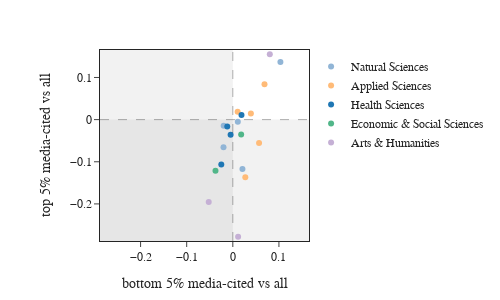

Write notebook code for a chart like this one.
### Code cell
# Create a bar chart
fig = go.Figure()

for i, domain in enumerate(domains):
    try:
        t = df.query("domain == @domain")
        fig.add_trace(
            go.Scatter(
                x=t["fem_bot"],
                y=t["fem_top"],
                text=t["subdomain"],
                mode="markers",
                marker=dict(
                    color=domain_colors[domain]
                ),  # , size= (t['number'] /50) ** 0.5
                hoverinfo="x+y+text",
                name=domain,
                showlegend=True,
            )
        )
    except:
        pass

# Customize layout
fig.update_layout(
    template="simple_white",
    font=dict(size=12, family="Arial"),
    height=300,
    width=500,
    margin=dict(l=100, r=100, t=50, b=20),
    legend=dict(
        x=1.01,
        y=0.99,
        bgcolor="rgba(255, 255, 255, 0.5)",
    ),
)

#Diff. in % women corresponding authors<br>(
fig.update_xaxes(
    title=r"bottom 5% media-cited vs all",
    mirror=True,
)
fig.update_yaxes(
    title=r"top 5% media-cited vs all",
    mirror=True,
)

# use same range for both axes
max_val = max(df["fem_top"].max(), df["fem_bot"].max())
min_val = min(df["fem_top"].min(), df["fem_bot"].min())
fig.update_xaxes(range=[min_val - 0.01, max_val + 0.01], dtick=0.1)
fig.update_yaxes(range=[min_val - 0.01, max_val + 0.01], dtick=0.1)

# add reference line
fig.add_vline(x=0, line_width=1, line_dash="dash", line_color="black")
fig.add_hline(y=0, line_width=1, line_dash="dash", line_color="black")

# add gray shading for negative values
fig.add_shape(
    type="rect",
    xref="x",
    yref="paper",
    x0=0,
    y0=0,
    x1=min_val - 0.01,
    y1=1,
    fillcolor="gray",
    opacity=0.1,
    layer="below",
    line_width=0,
)

# add gray shading for negative values
fig.add_shape(
    type="rect",
    xref="x",
    yref="y",
    x0=min_val - 0.01,
    y0=min_val - 0.01,
    x1=max_val + 0.01,
    y1=0,
    fillcolor="gray",
    opacity=0.1,
    layer="below",
    line_width=0,
)

# Show the plot
fig.show()
fig.write_image("figures/raw_count_top_bottom.svg")

### Figure 1 — Plotly figure (JSON) as saved in the notebook; plotly's stock layout.template omitted (floating-point values rounded to 4 significant figures)
{"data": [{"hoverinfo": "x+y+text", "marker": {"color": "rgb(145,181,214)"}, "mode": "markers", "name": "Natural Sciences", "showlegend": true, "text": ["Biology", "Chemistry", "Earth & Env Sciences", "Math & Stat", "Physics & Astronomy"], "type": "scatter", "x": [-0.0202, -0.0198, 0.0209, 0.1032, 0.0108], "y": [-0.0658, -0.0143, -0.1169, 0.1367, -0.0052]}, {"hoverinfo": "x+y+text", "marker": {"color": "rgb(255,187,120)"}, "mode": "markers", "name": "Applied Sciences", "showlegend": true, "text": ["Agri, Fish & Forestry", "Built Env & Design", "Enab & Strategic Tech", "Engineering", "Info & Com Tech"], "type": "scatter", "x": [0.0687, 0.0271, 0.0104, 0.0392, 0.05691], "y": [0.08398, -0.1369, 0.0184, 0.0148, -0.05569]}, {"hoverinfo": "x+y+text", "marker": {"color": "rgb(31,119,180)"}, "mode": "markers", "name": "Health Sciences", "showlegend": true, "text": ["Biomedical Research", "Clinical Medicine", "Psych & Cog Sciences", "Public Health & Services"], "type": "scatter", "x": [-0.012, 0.01882, -0.0048, -0.025], "y": [-0.0165, 0.01082, -0.0358, -0.1067]}, {"hoverinfo": "x+y+text", "marker": {"color": "rgb(81,182,137)"}, "mode": "markers", "name": "Economic & Social Sciences", "showlegend": true, "text": ["Econ & Business", "Social Sciences"], "type": "scatter", "x": [0.0181, -0.03757], "y": [-0.0355, -0.1213]}, {"hoverinfo": "x+y+text", "marker": {"color": "rgb(197,176,213)"}, "mode": "markers", "name": "Arts & Humanities", "showlegend": true, "text": ["Com & Text Studies", "Historical Studies", "Phil & Theo"], "type": "scatter", "x": [0.0115, -0.0522, 0.0802], "y": [-0.278, -0.1956, 0.1552]}], "layout": {"font": {"family": "Arial", "size": 12}, "height": 300, "legend": {"bgcolor": "rgba(255, 255, 255, 0.5)", "x": 1.01, "y": 0.99}, "margin": {"b": 20, "l": 100, "r": 100, "t": 50}, "shapes": [{"line": {"color": "black", "dash": "dash", "width": 1}, "type": "line", "x0": 0, "x1": 0, "xref": "x", "y0": 0, "y1": 1, "yref": "y domain"}, {"line": {"color": "black", "dash": "dash", "width": 1}, "type": "line", "x0": 0, "x1": 1, "xref": "x domain", "y0": 0, "y1": 0, "yref": "y"}, {"fillcolor": "gray", "layer": "below", "line": {"width": 0}, "opacity": 0.1, "type": "rect", "x0": 0, "x1": -0.288, "xref": "x", "y0": 0, "y1": 1, "yref": "paper"}, {"fillcolor": "gray", "layer": "below", "line": {"width": 0}, "opacity": 0.1, "type": "rect", "x0": -0.288, "x1": 0.1652, "xref": "x", "y0": -0.288, "y1": 0, "yref": "y"}], "width": 500, "xaxis": {"dtick": 0.1, "mirror": true, "range": [-0.288, 0.1652], "title": {"text": "bottom 5% media-cited vs all"}}, "yaxis": {"dtick": 0.1, "mirror": true, "range": [-0.288, 0.1652], "title": {"text": "top 5% media-cited vs all"}}}}
